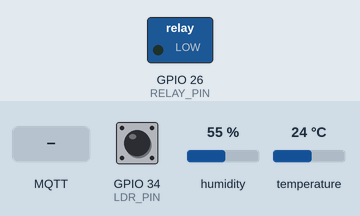
Simulated run of this sketch. Board: ESP32. On the bench: switched loads named in the sketch (green lamp = pin HIGH). The test bench sets the inputs (shaded band); at power-on: GPIO 34 (LDR_PIN) HIGH, humidity 55 %, temperature 24 °C. WiFi joins after 1.5 s; servers stay silent unless stated; no MQTT or app messages arrive unless stated; what the sketch prints to the serial monitor is not drawn.

Above: at 5.7 s.
5.8 s: MQTT message "1" arrives on the first subscribed topic
At 7.0 s:
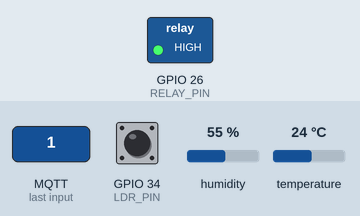
8.8 s: MQTT message "0" arrives on the first subscribed topic
At 9.3 s:
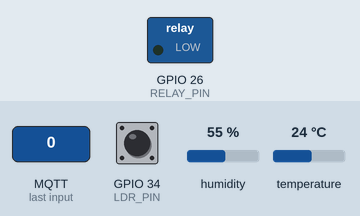
Timing chart, 0 to 11.8 s (numbered marks = the images above; inputs shaded):
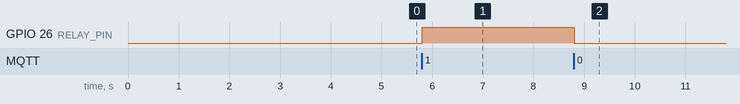

Measured:
- after the input at 5.8 s, GPIO 26 (RELAY_PIN): LOW → HIGH at once
- after the input at 8.8 s, GPIO 26 (RELAY_PIN): HIGH → LOW at once

The sketch:

esp32.ino
```cpp
#include <WiFi.h>
#include <PubSubClient.h>
#include <DHT.h>
#include <ArduinoJson.h>

// ==================== CONFIGURACIÓN WiFi ====================
#define WIFI_SSID     "Alumno"        // Cambiar Alumno  Totalplay-B8A3
#define WIFI_PASSWORD "Mebe2ege"      // Cambiar Mebe2ege   B8A3A636xMXEJCyH

// ==================== CONFIGURACIÓN MQTT ====================
#define MQTT_SERVER   "10.10.1.201"        // IP de la Raspberry Pi
#define MQTT_PORT     1883                     // 1883 Raspberry Pi / 1884 Docker
#define NODE_ID       "nodo1"                  // CAMBIAR: "nodo1", "nodo2" o "nodo3"

#define DHT_PIN    4     // P4 = DATA del DHT11
#define DHT_TYPE   DHT11
#define LDR_PIN    34    // P34 = Salida digital del LDR
#define RELAY_PIN  26    // P26 = Señal de control del relevador

// ==================== ESTRUCTURA DE TOPICS ====================
const String TOPIC_DATOS   = "iot/ambiente/" + String(NODE_ID);
const String TOPIC_CONTROL = "iot/control/"  + String(NODE_ID);

// ==================== OBJETOS GLOBALES ====================
WiFiClient   clienteWiFi;
PubSubClient clienteMQTT(clienteWiFi);
DHT          dht(DHT_PIN, DHT_TYPE);

unsigned long ultimaPublicacion = 0;
const unsigned long INTERVALO_PUBLICACION = 5000;  // Publicar cada 5 segundos
bool estadoRelevador = false;

// ==================== FUNCIÓN: Conectar WiFi ====================
void conectarWiFi() { //Esta parte viene del código de Obi, sirve para conectarse al WiFi de la universidad y así se pueda conectar a la raspberry
  if (WiFi.status() == WL_CONNECTED) return;

  Serial.println("\n[WiFi] Conectando a: " + String(WIFI_SSID));
  WiFi.begin(WIFI_SSID, WIFI_PASSWORD);

  int intentos = 0;
  while (WiFi.status() != WL_CONNECTED && intentos < 30) {
    delay(500);
    Serial.print(".");
    intentos++;
  }

  if (WiFi.status() == WL_CONNECTED) {
    Serial.println("\n[WiFi] ✓ Conectado exitosamente");
    Serial.println("[WiFi]   IP local: " + WiFi.localIP().toString());
    Serial.println("[WiFi]   RSSI:     " + String(WiFi.RSSI()) + " dBm");
  } else {
    Serial.println("\n[WiFi] ✗ Error: No se pudo conectar");
    Serial.println("[WiFi]   Reiniciando en 5 segundos...");
    delay(5000);
    ESP.restart();
  }
}

// ==================== FUNCIÓN: Callback MQTT ====================
void callbackMQTT(char* topic, byte* payload, unsigned int length) {  //Todo esto era del código de Obi, es para poder leer los comandos que van pasando y se imprime en la terminal
  // Convertir payload a String
  String mensaje = "";
  for (unsigned int i = 0; i < length; i++) mensaje += (char)payload[i];
  mensaje.trim();

  Serial.println("\n[MQTT] ← Mensaje recibido");
  Serial.println("  Topic:   " + String(topic));
  Serial.println("  Payload: " + mensaje);

  // Procesar comandos
  if (String(topic) == TOPIC_CONTROL) {
    if (mensaje == "1") {
      estadoRelevador = true;
      digitalWrite(RELAY_PIN, HIGH);
      Serial.println("  Acción: Relevador ENCENDIDO ✓");
    } else if (mensaje == "0") {
      estadoRelevador = false;
      digitalWrite(RELAY_PIN, LOW);
      Serial.println("  Acción: Relevador APAGADO ✓");
    } else {
      Serial.println("  Acción: Comando no reconocido - se esperaba 0 o 1");
    }
  }
}

// ==================== FUNCIÓN: Conectar MQTT ====================
void conectarMQTT() { //Esto viene del código de Obi, es para conectarse al MQTT que está en la raspberry
  while (!clienteMQTT.connected()) {
    Serial.println("\n[MQTT] Conectando al broker...");
    Serial.println("  Servidor: " + String(MQTT_SERVER));
    Serial.println("  Puerto:   " + String(MQTT_PORT));
    Serial.println("  Nodo ID:  " + String(NODE_ID));

    if (clienteMQTT.connect(NODE_ID)) {
      Serial.println("[MQTT] ✓ Conectado al broker");

      // Suscribirse al topic de control del relevador, para que pueda abrirse y cerrarse cuando se haga el cambio en el dashboard.
      clienteMQTT.subscribe(TOPIC_CONTROL.c_str());
      Serial.println("[MQTT] ✓ Suscrito a: " + TOPIC_CONTROL);

    } else {
      Serial.print("[MQTT] ✗ Error de conexión. Estado: ");
      Serial.println(clienteMQTT.state());
      Serial.println("[MQTT]   Reintentando en 5 segundos...");
      delay(5000);
    }
  }
}

// ==================== FUNCIÓN: Leer Temperatura ====================
float leerTemperatura() { //Esta parte lee la temperatura del dht11, y lo redondea para que no haya más de 1 decimal
  float t = dht.readTemperature();
  if (isnan(t)) {
    Serial.println("[DHT11] ✗ Error al leer temperatura");
    return -999;
  }
  return round(t * 10) / 10.0;
}

// ==================== FUNCIÓN: Leer Humedad ====================
float leerHumedad() { //Esto lee la humedad del dht11
  float h = dht.readHumidity();
  if (isnan(h)) {
    Serial.println("[DHT11] ✗ Error al leer humedad");
    return -999;
  }
  return round(h * 10) / 10.0;
}

// ==================== FUNCIÓN: Leer Luz ====================
float leerLuz() { //Esto lee los datos que devuelve el ldr, solo puede ser 0 o 100
  int val = digitalRead(LDR_PIN);
  return val == 0 ? 100 : 0;
}

// ==================== FUNCIÓN: Publicar Datos ====================
void publicarDatos() {
  float temperatura = leerTemperatura();
  float humedad     = leerHumedad();
  float luz         = leerLuz();

  // Revisa los datos del DH11, si son inválidos no los publica
  if (temperatura == -999 || humedad == -999) {
    Serial.println("Datos inválidos, los datos no se publicaron");
    return;
  }

  // Construir JSON con los datos del nodo
  StaticJsonDocument<200> doc;
  doc["nodo"]        = NODE_ID;
  doc["temperatura"] = temperatura;
  doc["humedad"]     = humedad;
  doc["luz"]         = luz;
  doc["relay"]       = estadoRelevador ? 1 : 0;

  String payload;
  serializeJson(doc, payload);

  // Publicar en el topic del nodo
  bool exito = clienteMQTT.publish(TOPIC_DATOS.c_str(), payload.c_str());

  if (exito) {
    Serial.println("\n[MQTT] → Datos publicados");
    Serial.println("  Topic:   " + TOPIC_DATOS);
    Serial.println("  Payload: " + payload);
  } else {
    Serial.println("\n[MQTT] ✗ Error al publicar datos");
  }
}

// ==================== SETUP ====================
void setup() {
  Serial.begin(115200);
  delay(1000);

  Serial.println("\n\n");
  Serial.println("========================================");
  Serial.println("  ESP32 - Cliente MQTT");
  Serial.println("  Nodo ID: " + String(NODE_ID));
  Serial.println("  Broker:  " + String(MQTT_SERVER));
  Serial.println("========================================");

  //Acá se configura cada pin
  pinMode(RELAY_PIN, OUTPUT);
  digitalWrite(RELAY_PIN, LOW);   // Relevador apagado al iniciar
  pinMode(LDR_PIN, INPUT);

  //Esta parte inicia el dht11
  dht.begin();
  delay(2000);  // Por si acaso

  // Conectar a WiFi
  conectarWiFi();

  // Configurar y conectar MQTT
  clienteMQTT.setServer(MQTT_SERVER, MQTT_PORT);
  clienteMQTT.setCallback(callbackMQTT);
  conectarMQTT();

  Serial.println("\n[Sistema] Listo. Publicando cada " + String(INTERVALO_PUBLICACION / 1000) + " segundos\n");
}

// ==================== LOOP ====================
void loop() {
  // Verificar y reconectar WiFi si es necesario
  if (WiFi.status() != WL_CONNECTED) {
    Serial.println("[WiFi] ✗ Desconectado. Reconectando...");
    conectarWiFi();
  }

  // Verificar y reconectar MQTT si es necesario
  if (!clienteMQTT.connected()) {
    Serial.println("[MQTT] ✗ Desconectado. Reconectando...");
    conectarMQTT();
  }

  // Mantener conexión MQTT y procesar mensajes entrantes
  clienteMQTT.loop();

  // Publicar datos periódicamente
  unsigned long ahora = millis();
  if (ahora - ultimaPublicacion >= INTERVALO_PUBLICACION) {
    ultimaPublicacion = ahora;
    publicarDatos();
  }
}
```
